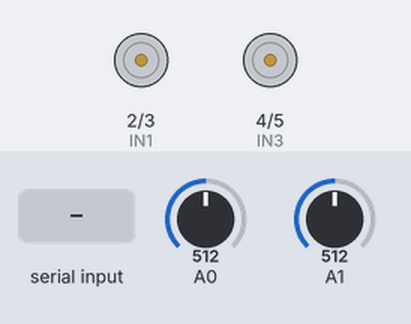
The sketch below on a simulated Arduino Uno, built with avr-gcc and run on an emulated ATmega328P. Parts: motor-driver pin pairs drawn as motors (green arrow = first pin HIGH = forward, orange = second pin HIGH = backward, longer = more drive). The test bench sets the inputs (shaded band); at power-on: A0 = 512, A1 = 512. No radio packets arrive unless stated; what the sketch prints to the serial monitor is not drawn.

Above: at 1.2 s.
1.3 s: "F" received over Serial
At 2.2 s:
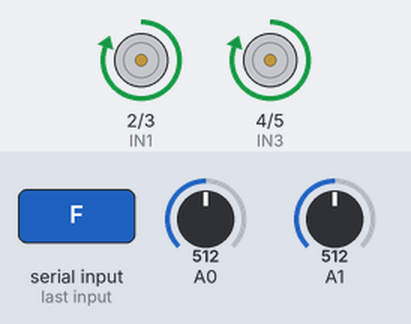
2.8 s: "B" received over Serial
At 3.5 s:
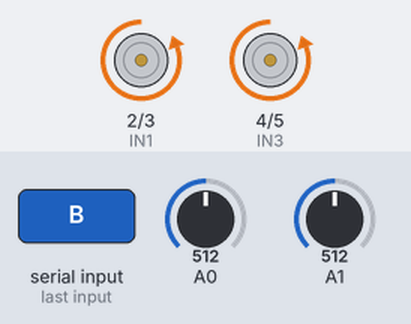
4.3 s: "L" received over Serial
At 4.7 s:
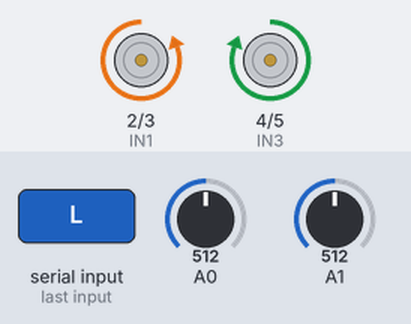
5.8 s: "R" received over Serial
At 7.0 s:
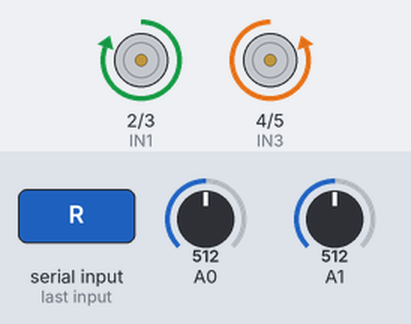
7.3 s: A0 set to 11
8.8 s: A0 set to 8
Timing chart, 0 to 11.8 s (numbered marks = the images above; inputs shaded):
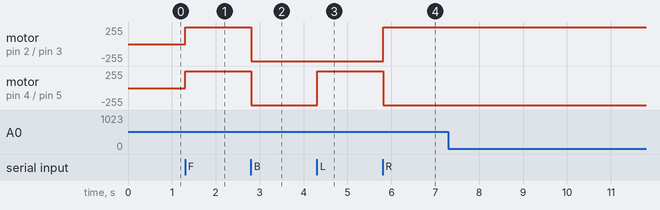

The sketch:

wiring_system.ino
```cpp
//          Arduino Uno             |          NRF24L01 Module
//----------------------------------|----------------------------------
//⮙ 3.3V -------------------------> | ⮙ VCC
//⮛ GND  -------------------------> | ⮛ GND
//⮙ D9   -------------------------> | ⮙ CE
//⮙ D10  -------------------------> | ⮙ CSN
//⮙ D13  -------------------------> | ⮙ SCK
//⮙ D11  -------------------------> | ⮙ MOSI
//⮙ D12  -------------------------> | ⮙ MISO
```

Boat.ino
```cpp
//          Arduino Uno             |          NRF24L01 Module
//----------------------------------|----------------------------------
//⮙ 3.3V -------------------------> | ⮙ VCC
//⮛ GND  -------------------------> | ⮛ GND
//⮙ D9   -------------------------> | ⮙ CE
//⮙ D10  -------------------------> | ⮙ CSN
//⮙ D13  -------------------------> | ⮙ SCK
//⮙ D11  -------------------------> | ⮙ MOSI
//⮙ D12  -------------------------> | ⮙ MISO

//          Arduino Uno             |          Analog
//----------------------------------|----------------------------------
//⮙ A0 ---------------------------> | ⮙ Turbidity sensor
//⮛ A1  --------------------------> | ⮛ pH sensor

#include <SPI.h>
#include <RF24.h>
#define IN1 2
#define IN2 3
#define IN3 4
#define IN4 5
#define CE_PIN   9
#define CSN_PIN 10
RF24 radio(CE_PIN, CSN_PIN);
const byte address[6] = "00001";

void setup() {
  Serial.begin(9600);
  pinMode(IN1, OUTPUT);
  pinMode(IN2, OUTPUT);
  pinMode(IN3, OUTPUT);
  pinMode(IN4, OUTPUT);
  radio.begin();
  radio.openWritingPipe(address);
}

void loop() {
  long number1 = analogRead(A0);
  long number2 = analogRead(A1);
  long combinedNumber = (number1 * 1000) + number2;
  if (Serial.available() > 0) {
    char value = Serial.read();
    Serial.print(value);

    if (value == 'F') {
      forward();
    } else if (value == 'B') {
      backward();
    } else if (value == 'L') {
      left();
    } else if (value == 'R') {
      right();
    } else {
      Stop();
    }
  }
  // Send the combined data
  radio.write(&combinedNumber, sizeof(combinedNumber));
  Serial.println("Data Sent: " + String(combinedNumber));

}
void forward() {
  digitalWrite(IN1, HIGH);
  digitalWrite(IN2, LOW);
  digitalWrite(IN3, HIGH);
  digitalWrite(IN4, LOW);
}
void backward() {
  digitalWrite(IN1, LOW);
  digitalWrite(IN2, HIGH);
  digitalWrite(IN3, LOW);
  digitalWrite(IN4, HIGH);
}
void left() {
  digitalWrite(IN1, LOW);
  digitalWrite(IN2, HIGH);
  digitalWrite(IN3, HIGH);
  digitalWrite(IN4, LOW);
}
void right() {
  digitalWrite(IN1, HIGH);
  digitalWrite(IN2, LOW);
  digitalWrite(IN3, LOW);
  digitalWrite(IN4, HIGH);
}
void Stop() {
  digitalWrite(IN1, LOW);
  digitalWrite(IN2, LOW);
  digitalWrite(IN3, LOW);
  digitalWrite(IN4, LOW);
}
```

Measured:
- after the input at 1.3 s, motor on pin 2 (IN1) / pin 3 (IN2), motor on pin 4 (IN3) / pin 5 (IN4): stopped → forward 255/255 at once
- after the input at 2.8 s, motor on pin 2 (IN1) / pin 3 (IN2), motor on pin 4 (IN3) / pin 5 (IN4): forward 255/255 → backward 255/255 at once
- after the input at 4.3 s, motor on pin 4 (IN3) / pin 5 (IN4): backward 255/255 → forward 255/255 at once
- after the input at 5.8 s, motor on pin 2 (IN1) / pin 3 (IN2): backward 255/255 → forward 255/255 at once; motor on pin 4 (IN3) / pin 5 (IN4): forward 255/255 → backward 255/255 at once
- after the input at 7.3 s, every drawn part: stays the same
- after the input at 8.8 s, every drawn part: stays the same
